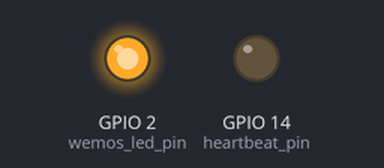
A sketch run on a simulated ESP8266 (Wemos D1 mini). Shown: output pins drawn as LEDs (lit = HIGH). WiFi joins after 1.5 s; servers stay silent unless stated; what the sketch prints to the serial monitor is not drawn.

Above: at 4.0 s.
At 6.53 s:
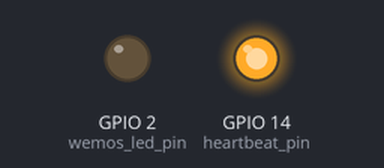
Timing chart, 0 to 8.0 s (numbered marks = the images above):
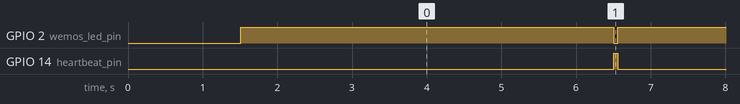

Measured:
- by itself, GPIO 2 (wemos_led_pin): alternates HIGH for 5.0 s and LOW for 0.05 s
- by itself, GPIO 14 (heartbeat_pin): alternates HIGH for 0.05 s and LOW for 5.0 s

The sketch:

Wemos_OTA_with_Hardware_Watchdog_example.ino
```cpp
// Sketch to demonstrate how to configure OTA settings when using the Hardware Watchdog
// to prevent the watchdog rebooting the Wemos part way through the OTA update process.

#include <ESP8266WiFi.h>
#include <ArduinoOTA.h>

#include <SimpleTimer.h>

#define heartbeat_pin 14 // Pin D5 - should match the solder bridge on the hardware watchdog
#define wemos_led_pin  2 // Built-in LED on Wemos attached to GPIO2 (Pin D4)

const char *ssid =      "REDACTED";
const char *pass =      "REDACTED";

WiFiClient My_WiFi_Client;
SimpleTimer timer;

void WifiConnect()
{
  Serial.print(F("Connecting to Wi-Fi"));

  WiFi.begin(ssid, pass);
  WiFi.mode(WIFI_STA);

  while (WiFi.status() != WL_CONNECTED)
  {
    delay(500);
    Serial.print(F("."));
  }
  Serial.println(F(" CONNECTED"));
  Serial.println();

  Serial.print(F("MAC Address:           "));
  Serial.println(WiFi.macAddress());
  Serial.print(F("IP Address:            "));
  Serial.println(WiFi.localIP());
  Serial.println();
}


void setup()
{
  Serial.begin(74880);

  WifiConnect();

  ArduinoOTA.onError([](ota_error_t error)
  {
    Serial.printf("Error[%u]: ", error);
    if (error == OTA_AUTH_ERROR) {
      Serial.println("Auth Failed");
    } else if (error == OTA_BEGIN_ERROR) {
      Serial.println("Begin Failed");
    } else if (error == OTA_CONNECT_ERROR) {
      Serial.println("Connect Failed");
    } else if (error == OTA_RECEIVE_ERROR) {
      Serial.println("Receive Failed");
    } else if (error == OTA_END_ERROR) {
      Serial.println("End Failed");
    }
    ESP.restart();
  });

  ArduinoOTA.setHostname("Heartbeat_OTA_Timer_Test");

  ArduinoOTA.onStart([]() {
  send_heartbeat();
  }); //Send a heartbeat pulse when the OTA update process starts, to avoid a timeout

  ArduinoOTA.onProgress([](unsigned int progress, unsigned int total) {
  Serial.printf("Progress: %u%%\r", (progress / (total / 100))); timer.run();
  }); // Run timer during the OTA process to avoid heartbeat timeout

  ArduinoOTA.begin();  // Start the OTA server

  pinMode(heartbeat_pin, OUTPUT);   // Set Hardware watchdog jumper to match this
  pinMode(wemos_led_pin, OUTPUT);   // Wemos builtin LED - active LOW
  digitalWrite(wemos_led_pin,HIGH); // Turn Wemos built-in LED off

  timer.setInterval(5000, send_heartbeat);
}


void loop()
{
  ArduinoOTA.handle();
  timer.run();
}


void send_heartbeat()
{
    digitalWrite(heartbeat_pin,HIGH);
    digitalWrite(wemos_led_pin,LOW);
    delay(50); // 50ms, but can be as low can be as low as 50us if needed
    digitalWrite(heartbeat_pin,LOW);
    digitalWrite(wemos_led_pin,HIGH);
    Serial.println(F("Heartbeat"));
}
```
